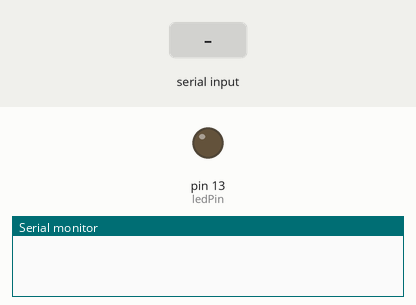
This sketch was run on a simulated Arduino Uno, built with avr-gcc and run on an emulated ATmega328P. On the bench: output pins drawn as LEDs (lit = HIGH), the last lines printed to the serial monitor. The test bench sets the inputs (shaded band). Random numbers use the default seed unless the sketch sets one.

Above: at 1.2 s.
1.3 s: "ON\n" received over Serial
At 2.1 s:
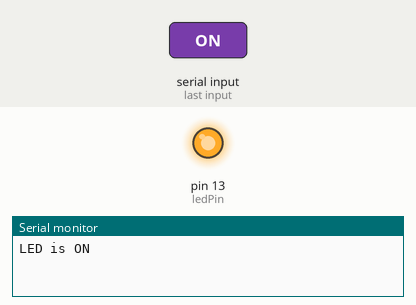
4.3 s: "OFF\n" received over Serial
At 5.6 s:
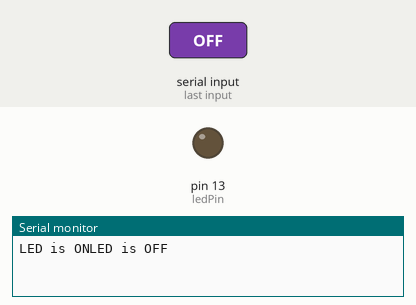
Timing chart, 0 to 7.3 s (numbered marks = the images above; inputs shaded):
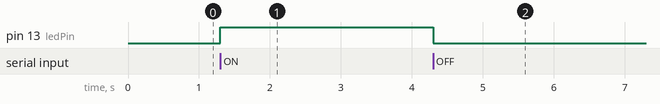

The sketch:

pw-monitor.ino
```cpp
int ledPin = 13;

void setup() {

  Serial.begin(9600);
  pinMode(ledPin, OUTPUT);

  randomSeed(analogRead(0));
}

void loop() {

  if(Serial.available() > 0){

    String info;
    info = Serial.readStringUntil('\n');

    if(info.equals("TEST")){

      long randNumber = random(300);
      Serial.print("#PressureSensor:");
      Serial.print(randNumber);

      randNumber = random(300);
      Serial.print(",WeightSensor:");
      Serial.print(randNumber);
      Serial.print("~");
    }

    else if(info.equals("ON")){
      digitalWrite(ledPin, HIGH);
      Serial.print("LED is ON");
    }

    else if(info.equals("OFF")){
      digitalWrite(ledPin, LOW);
      Serial.print("LED is OFF");
    }
    else{

      Serial.print("Unknown Command");
    }
  }
}
```

Measured:
- after the input at 1.3 s, pin 13 (ledPin): LOW → HIGH at once
- after the input at 4.3 s, pin 13 (ledPin): HIGH → LOW at once
